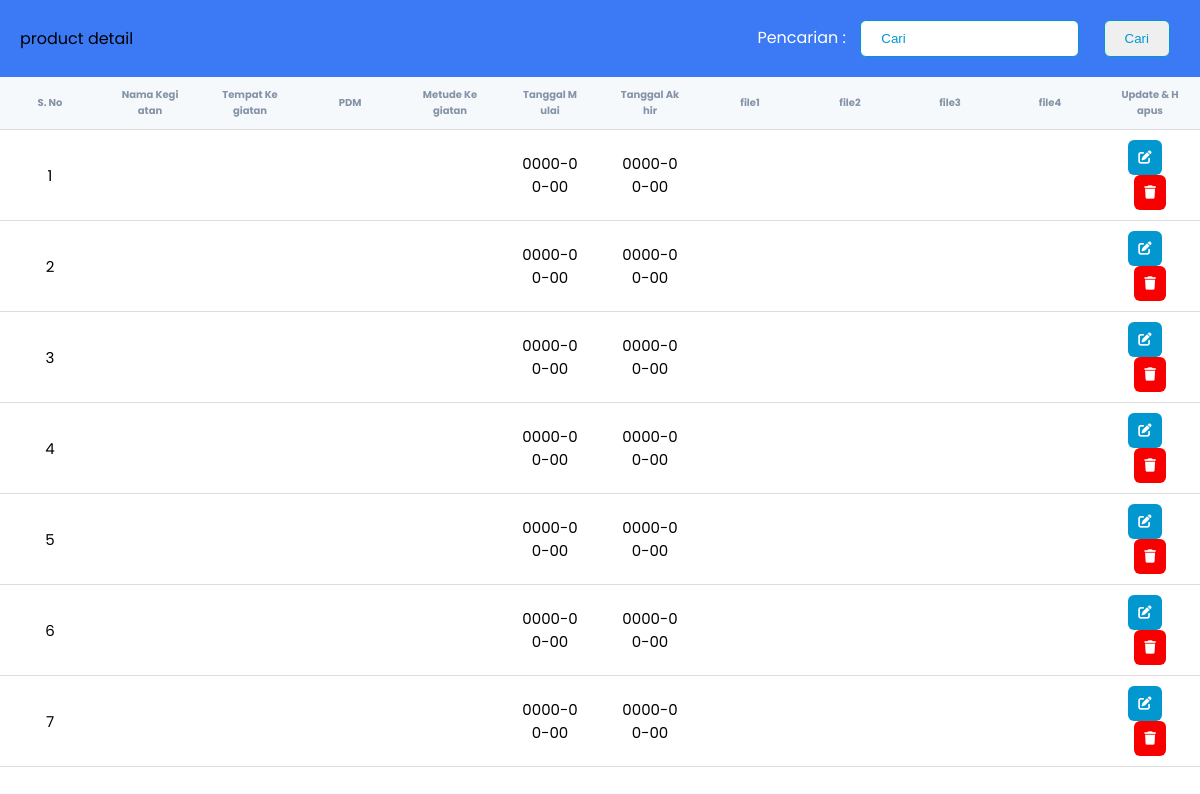
The app's page /, older data.
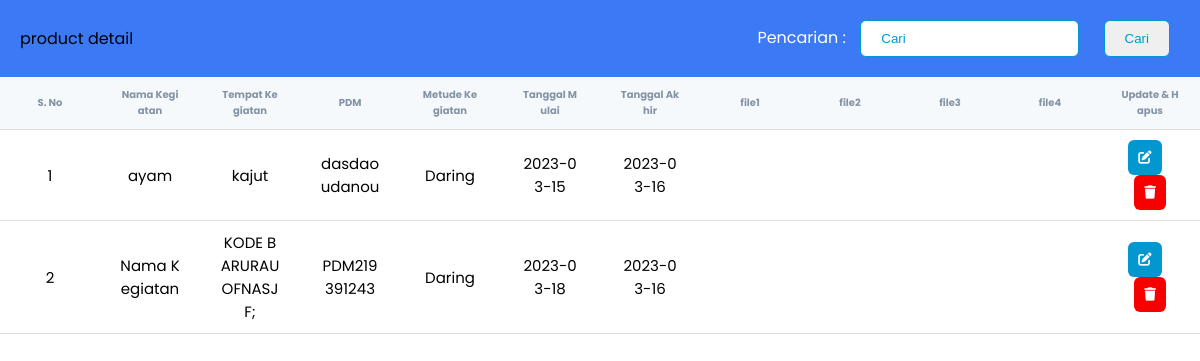
The same page, newer data.
### tables this page shows
CREATE TABLE `kegiatan` (
  `ID_kegiatan` int(11) NOT NULL,
  `nama_kegiatan` varchar(50) NOT NULL,
  `tempat_kegiatan` varchar(100) NOT NULL,
  `PDM` varchar(12) NOT NULL,
  `metode_kegiatan` varchar(6) NOT NULL,
  `tanggal_mulai` date NOT NULL,
  `tanggal_akhir` date NOT NULL,
  `file1` blob DEFAULT NULL,
  `file2` blob DEFAULT NULL,
  `file3` blob DEFAULT NULL,
  `file4` blob DEFAULT NULL
);

### index.php (the view, shortened to what this page needs)
<?php
require 'function.php';
$kegiatan = query("SELECT * FROM kegiatan");
?>
<!DOCTYPE html>
<html lang="en">
<head>
    <link rel="stylesheet" href="Style/Dashboard.css" />
    <link rel="stylesheet" href="https://cdnjs.cloudflare.com/ajax/libs/font-awesome/6.3.0/css/all.min.css" />
</head>
<body style="background-color:white;">
    <div class="table" id="myTable">
        <div class="table_header">
            <p>product detail</p>
            <div>
                <form action="" method="get">
                    <label class="cari">Pencarian :</label>
                    <input type="text" name="cari" placeholder="Cari">
                    <input type="submit" value="Cari">
                </form>
            </div>
        </div>
        <?php
        $sql = "SELECT * FROM kegiatan";
        if (isset($_GET['cari'])) {
            $keyword = $_GET['cari'];
            $kegiatan = cari($keyword);
        } else {
            $kegiatan = mysqli_query($conn, $sql);
        }
        echo '<div class="table_section">';
        echo '<table>';
        echo '<thead>';
        echo '<tr>';
        echo '<th>S. No</th>';
        echo '<th>Nama Kegiatan</th>';
        echo '<th>Tempat Kegiatan</th>';
        echo '<th>PDM</th>';
        echo '<th>Metude Kegiatan</th>';
        echo '<th>Tanggal Mulai</th>';
        echo '<th>Tanggal Akhir</th>';
        echo '<th>file1</th>';
        echo '<th>file2</th>';
        echo '<th>file3</th>';
        echo '<th>file4</th>';
        echo '<th>Update & Hapus</th>';
        echo '</tr>';
        echo '</thead>';
        echo '<tbody>';
        if (mysqli_num_rows($kegiatan) > 0) {
            $no = 1;
            while ($row = mysqli_fetch_assoc($kegiatan)) {
                echo '<tr>';
                echo '<td>' . $no++ . '</td>';
                echo '<td>' . $row['nama_kegiatan'] . '</td>';
                echo '<td>' . $row['tempat_kegiatan'] . '</td>';
                echo '<td>' . $row['PDM'] . '</td>';
                echo '<td>' . $row['metode_kegiatan'] . '</td>';
                echo '<td>' . $row['tanggal_mulai'] . '</td>';
                echo '<td>' . $row['tanggal_akhir'] . '</td>';
                echo '<td>' . $row['file1'] . '</td>';
                echo '<td>' . $row['file2'] . '</td>';
                echo '<td>' . $row['file3'] . '</td>';
                echo '<td>' . $row['file4'] . '</td>';
                echo '<td>';
                echo '<button style="margin-right: 10px;"><a style="color:white;" href="update.php?ID_kegiatan=' . $row["ID_kegiatan"] . '"><i class="fa-solid fa-pen-to-square"></i></a></button>';
                echo '<button><a style="color:white;" href="hapus.php?ID_kegiatan=' . $row["ID_kegiatan"] . '"><i class="fa-sharp fa-solid fa-trash"></i></a></button>';
                echo '</tr>';
            }
        }
        echo '</tbody>';
        echo '</table>';
        echo '</div>';
        ?>
    </div>
</body>
</html>

### Style/Dashboard.css (style rules this page uses)
* { margin: 0; padding: 0; box-sizing: border-box; }
body { font-family: 'Poppins', sans-serif; }
.table { width: 100%; }
.table_header { display: flex; justify-content: space-between; align-items: center; flex-wrap: wrap; padding: 20px; background-color: #3c79f5; }
.table_header p { color: #000000; }
button { outline: none; border: none; border-radius:6px ; cursor: pointer; padding: 10px; color: #ffffff; }
td button:nth-child(1) { background-color: #0298cf; }
td button:nth-child(2) { background-color: #f80000; }
.cari { color: #fff; }
input { padding: 10px 20px; margin: 0 10px; outline: none; border: 1px solid #0298cf; border-radius: 6px; color: #0298cf; }
.table_section { height:auto; overflow: auto; }
table { width: 100%; table-layout: fixed; min-width: 900px; border-collapse: collapse; }
thead th { position: sticky; top: 0; background-color: #f6f9fc; color: #8493A5; font-size: 10px; }
th,td { border-bottom: 1px solid #dddddd ; padding: 10px 20px; word-break: break-all; text-align: center; font-size: 15px; }
::placeholder { color: #0298cf; }

Row changes from the older to the newer data that the page shows:
removed kegiatan: tanggal_mulai "0000-00-00", tanggal_akhir "0000-00-00"
removed kegiatan: tanggal_mulai "0000-00-00", tanggal_akhir "0000-00-00"
removed kegiatan: tanggal_mulai "0000-00-00", tanggal_akhir "0000-00-00"
removed kegiatan: tanggal_mulai "0000-00-00", tanggal_akhir "0000-00-00"
removed kegiatan: tanggal_mulai "0000-00-00", tanggal_akhir "0000-00-00"
removed kegiatan: tanggal_mulai "0000-00-00", tanggal_akhir "0000-00-00"
removed kegiatan: tanggal_mulai "0000-00-00", tanggal_akhir "0000-00-00"
added kegiatan: nama_kegiatan "ayam", tempat_kegiatan "kajut", PDM "dasdaoudanou", metode_kegiatan "Daring", tanggal_mulai "2023-03-15", tanggal_akhir "2023-03-16"
added kegiatan: nama_kegiatan "Nama Kegiatan", tempat_kegiatan "KODE BARURAUOFNASJF;", PDM "PDM219391243", metode_kegiatan "Daring", tanggal_mulai "2023-03-18", tanggal_akhir "2023-03-16"
